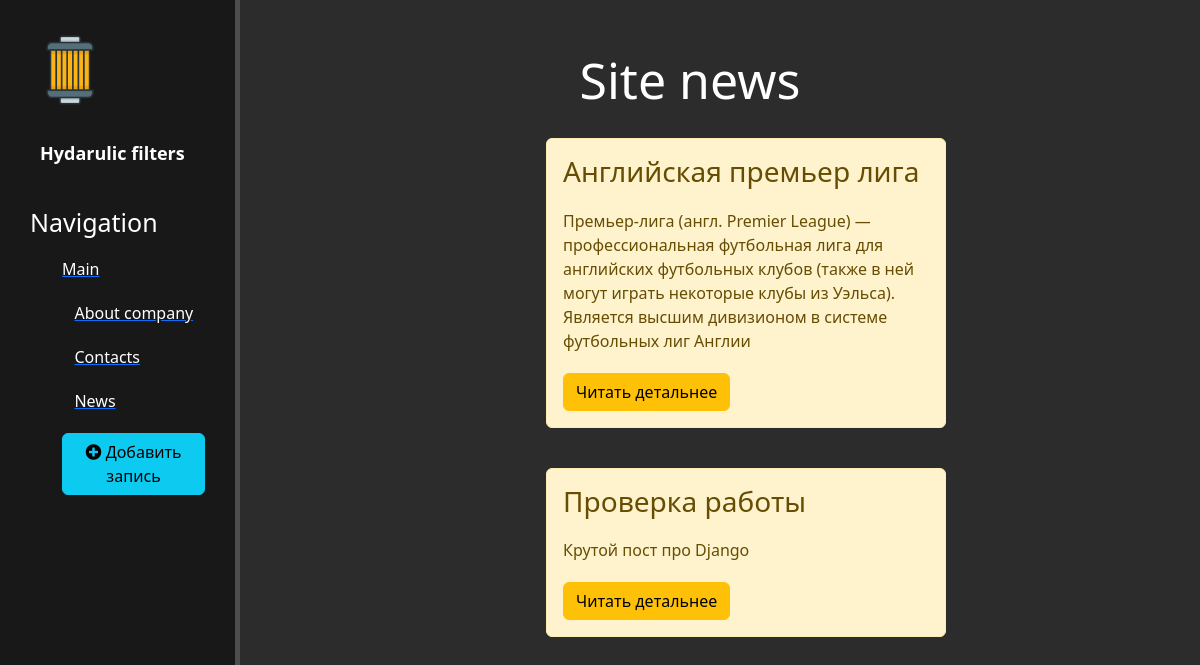
Before: /news/ with the older database file.
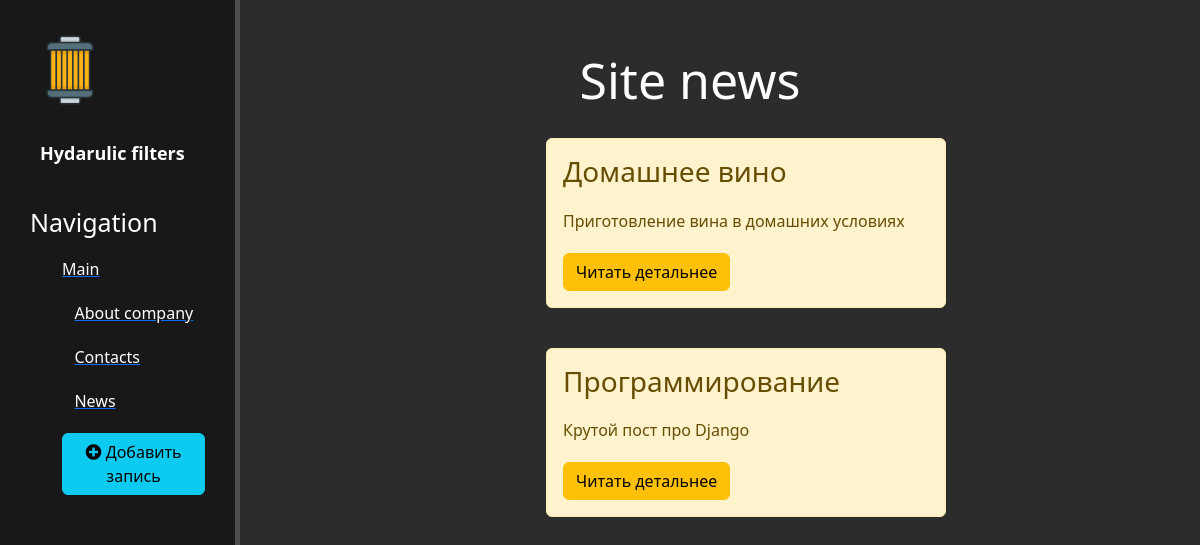
After: the same page with the newer database file.
### news/models.py (models this page shows, shortened)
class Articles(models.Model):
    class Meta:
        verbose_name = 'Новость'
        verbose_name_plural = 'Новости'
    title = models.CharField('Название', max_length=50)
    anons = models.CharField('Анонс', max_length=250)
    full_text = models.TextField('Статья')
    date = models.DateTimeField('Дата публикации')

### news/views.py (the view)
# urls.py: path('', views.news_home, name='news_home'),
def news_home(request):
    news = Articles.objects.order_by('-date')
    return render(request, 'news/news_home.html', {"news": news})

### news/templates/news/news_home.html (shortened to what this page needs)
{% extends 'main/layout.html' %}
{% block content %}
<div class="features">
<h1>Site news</h1>
    {% if news %}
   {% for el in news%}
    <div class="alert alert-warning">
        <h3>{{ el.title }}</h3>
        <p>{{ el.anons }}</p>
        <a href="{% url 'news-detail' el.id %}" class="btn btn-warning">Читать детальнее</a>
    </div>
    {% endfor %}
    {% else %}
    <p>У вас нет записей!</p>
    {% endif %}
</div>
{% endblock %}

### main/templates/main/layout.html (shortened to what this page needs)
<!doctype html>
<html lang="en">
<head>
    <link rel="stylesheet" href="https://cdn.jsdelivr.net/npm/bootstrap@5.2.0/dist/css/bootstrap.min.css">
    {% load static %}
    <link rel="stylesheet" href="{% static 'main/css/main.css' %}">
    <link rel="stylesheet" href="https://cdn.jsdelivr.net/npm/@fortawesome/fontawesome-free@6.1.2/css/fontawesome.min.css">
    <link rel="stylesheet" href="https://use.fontawesome.com/releases/v5.8.2/css/all.css">
</head>
<body>
    <aside>
        <img src="{% static 'main/img/filter_2.png' %}" alt="logo">
        <span class="logo">Hydarulic filters</span>
        <h3>Navigation</h3>
        <ul>
            <a href="{% url 'home' %}"><li>Main</li></a>
            <a href="{% url 'about' %}"><li><i class="fa-solid fa-address-card"></i>About company</li></a>
            <a href="{% url 'contacts' %}"><li><i class="fa-solid fa-address-card"></i>Contacts</li></a>
            <a href="{% url 'news_home' %}"><li><i class="fa-solid fa-address-card"></i>News</li></a>
            <a href="{% url 'create' %}"><li><button class="btn btn-info"><i class="fas fa-plus-circle"></i>  Добавить запись</button></li></a>
        </ul>
    </aside>
    <main>
    {% block content %}
    {% endblock %}
    </main>
</body>
</html>

### main/static/main/css/main.css (style rules this page uses)
body { background: #2c2c2c; }
aside { float: left; background: #181818; width: 20%; padding: 2.5%; height: 100vh; color: #fff; border-right: 5px solid #4d4d4d; }
aside img { width: 80px; float: left; }
aside .logo { font-size: 18px; margin-left: 10px; font-weight: bold; position: relative; top: 30px; }
aside h3 { margin-top: 70px; font-size: 25px; }
aside ul { list-style: none; }
aside ul li { color: #fff; display: block; margin-top: 20px; transition: transform .6s ease; }
main .features { float: left; color: #fff; margin-top: 100px; text-align: center; width: 75%; }
main .features h1 { font-size: 50px; margin-top: -50px; }
main .features p { max-width: 500px; margin: 20px auto; }
.alert-warning { float: left; clear: both; width: 400px; margin: 20px 34%; text-align: left; }

Changed rows visible on the page:
removed Articles: title "Английская премьер лига", anons "Премьер-лига (англ. Premier League) — профессиональная футбольная лига для английских футбольных клубов (также в ней могут играть некоторые клубы из Уэльса). Является высшим дивизионом в системе футбольных лиг Англии"
removed Articles: title "Проверка работы", anons "Крутой пост про Django"
added Articles: title "Домашнее вино", anons "Приготовление вина в домашних условиях"
added Articles: title "Программирование", anons "Крутой пост про Django"
